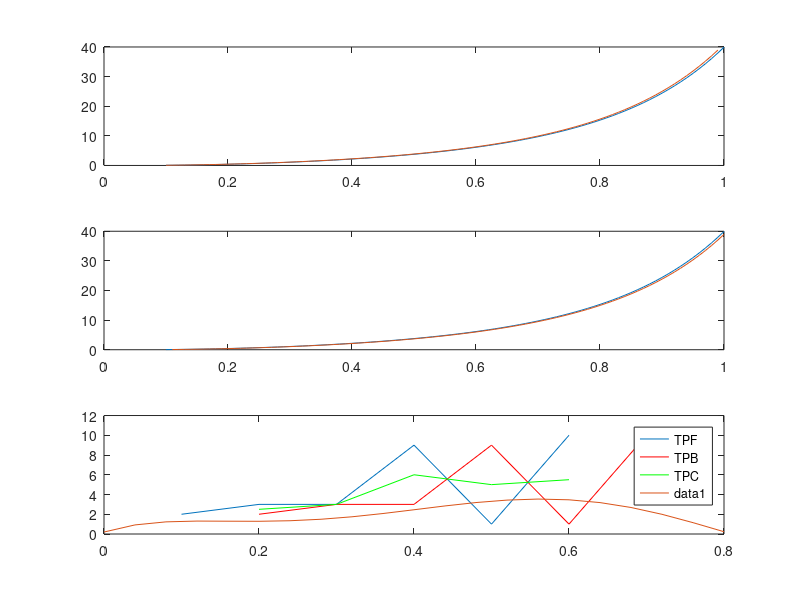

Write the MATLAB code that produced this figure.
clc; clear; close all;

f = @(x) 5.*exp(x.^3)+cos(x);
fd= @(x) 15.*exp(x.^3).*x.^2-sin(x); % this fun is not necessary, only used to find error
a =0.1;
b =1;
h =0.01;              % Step size
% f=@(x) x*cos(x);
% fd=@(x) cos(x)+x*sin(x);
% a=pi;
% b=2*pi;
% h=pi/3;
x = a:h:b         % Generate x-axis values
N=length(x);
%% TPF: Two Point Forward
 
for i = 1:N-1
    f_f(i) = ( f(x(i)+h) - f(x(i)) )/h;
    e_f(i)= abs(f_f(i)-fd(x(i))); %error finding   
end
subplot(3,1,1); plot(x,fd(x), x(1:end-1),f_f);
 
TPF= [f_f' e_f']
 
%% TPB: Two Point Backward
 
for i = 2:N
    f_b(i) = ( f(x(i)) - f(x(i)-h) )/h;
    e_b(i)= abs(f_b(i)-fd(x(i)));
end
subplot(3,1,2); plot(x,fd(x), x(2:end),f_b(2:end)); 
TPB= [f_b' e_b']
 
%% TPC : Three Point Central
for i = 2:N-1
    f_c(i) = ( f(x(i)+h) - f(x(i)-h) )/(2*h);
    e_c(i)= abs(f_c(i)-fd(x(i)));
end
subplot(3,1,3); plot(x,fd(x), x(2:end-1),f_c(2:end)); 
TPC= [f_c' e_c']


%% For any Given data

% t=0:.1:1; % place any data here as vector t=[....]
% y=t.^3- 2*t.^2 -3*t + 1; % place any data here as vector y=[....]

t=0.1:0.1:0.7;
y=[2.2 2.4 2.7 3 3.9 4 5];

fd_TPF= ( y(2:end)-y(1:end-1) ) ./ ( t(2:end)-t(1:end-1) );
plot(t(1:end-1),fd_TPF); hold on;
 
fd_TPB= ( y(2:end)-y(1:end-1) ) ./ ( t(2:end)-t(1:end-1) );
plot(t(2:end),fd_TPB,'r-'); hold on;

fd_TPC= ( y(3:end)-y(1:end-2) ) ./ ( t(3:end)-t(1:end-2) );
plot(t(2:end-1),fd_TPC,'g-');

legend('TPF', 'TPB', 'TPC');



%% Integration with Composite Trapezoid Rule

clear all;close all;clc 
%f=@(x) x.*sqrt(1+x.^4); 
%f=@(x) x.^2+2.*x; 
f=@(x) 0.2+25*x-200*x.^2 +675*x.^3 -900*x.^4 +400*x.^5; 
%f=@(t)1.1* sin(377.*t);
a=0;b=0.8; %try diffferent intervals
% function
t = a:(b-a)/20: b;
plot(t,f(t)) 
 
% actual integration
int_act= quad(f,a,b) % build in integration fun
 
% Trapezoid Rule 
h1=b-a;
int_trap= 0.5*h1*(f(a)+f(b))
error_trap= 100*abs(int_trap-int_act)/int_act 
 
% Composite Trapezoid Rule 
n=10     % no of trapezoid | to reduce error increase the number of n
h= (b-a)/n;
sum=0;
for i = (a+h):h:b-h
    sum=sum+2*f(i);
end

int_ctrap=(h/2)*(f(a)+sum+f(b))% our actual function
error_ctrap=100*abs(int_ctrap-int_act)/int_act
